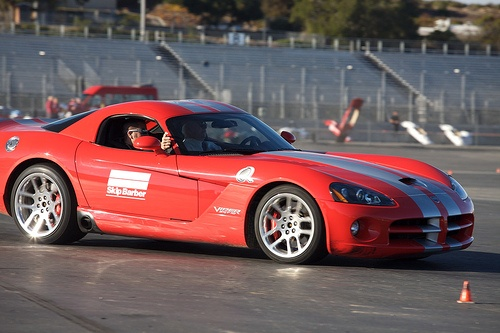
#> input picture computer_vision_edx/data/voc/automobile/000131.jpg, 500 x 333 px; its folder holds only this picture in this run
$ python prg1_Image_read.py
#> lines starting #> are read from the running program, lines starting #| are printed output that depends on the picture
''' Read the first image from all the
sub folders and plot it in a single figure '''

import os
import matplotlib.pyplot as plt
from matplotlib import image as mat_image

# source folder path for all the images
src_path = '/home/vinay/All_codes/GitHub/CV_and_IA/computer_vision_edx/data/voc'

# setup a definite figure size
fig = plt.figure(figsize=(15, 15))

for root, folders, filenames in os.walk(src_path):
    # get all the folder details
    # get the count of folders
    image_num = 0
    # num folders for plotting purpose
    num_folders = len(folders)
    for folder in sorted(folders):
        # for every folder
        image_num += 1
        # list the images, sort and get the first image
        file_name = sorted(os.listdir(os.path.join(root, folder)))[0]
        # get the full path of the image
        file_path = os.path.join(root, folder, file_name)
        # read the image
        image = mat_image.imread(file_path)
#> image is the input picture: shape (333, 500, 3); mean R, G, B 114, 87.6, 89.1
        # plot the images add_subplot(rows, columns, number)
        a = fig.add_subplot(num_folders, 1, image_num)
        # show the image
        image_plot = plt.imshow(image)
        # set the title for every image in the sub-plot
        a.set_title(folder)
# enable plot view
plt.show()
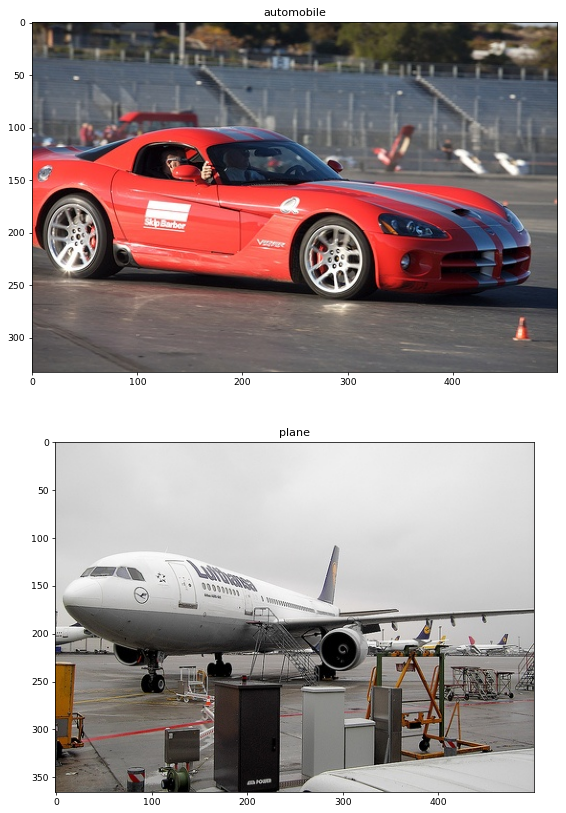
#> figure drawn by matplotlib, 2 panels
